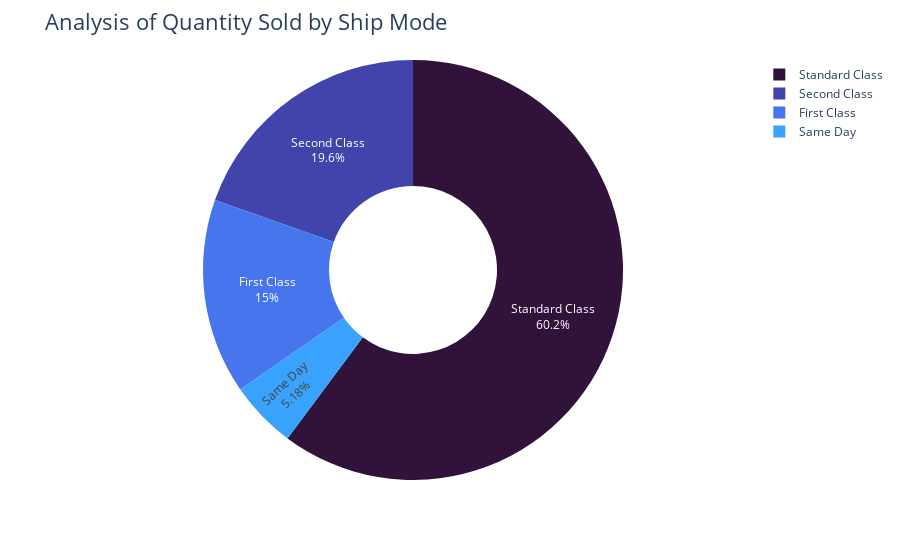

The notebook cell this image was saved under:
### Code cell
fig = px.pie(quantity_by_mode,values='Quantity',names='Ship Mode',hole=0.4,color_discrete_sequence=px.colors.sequential.Turbo)
fig.update_traces(textposition='inside',textinfo='percent+label')
fig.update_layout(title_text='Analysis of Quantity Sold by Ship Mode',title_font=dict(size=22))
fig.show()

### Figure 1 — Plotly figure (JSON) as saved in the notebook; plotly's stock layout.template omitted (floating-point values rounded to 4 significant figures)
{"data": [{"domain": {"x": [0, 1], "y": [0, 1]}, "hole": 0.4, "hovertemplate": "Ship Mode=%{label}<br>Quantity=%{value}<extra></extra>", "labels": ["First Class", "Same Day", "Second Class", "Standard Class"], "legendgroup": "", "name": "", "showlegend": true, "textinfo": "percent+label", "textposition": "inside", "type": "pie", "values": [5693, 1960, 7423, 22797]}], "layout": {"legend": {"tracegroupgap": 0}, "margin": {"t": 60}, "piecolorway": ["#30123b", "#4145ab", "#4675ed", "#39a2fc", "#1bcfd4", "#24eca6", "#61fc6c", "#a4fc3b", "#d1e834", "#f3c63a", "#fe9b2d", "#f36315", "#d93806", "#b11901", "#7a0402"], "title": {"font": {"size": 22}, "text": "Analysis of Quantity Sold by Ship Mode"}}}
